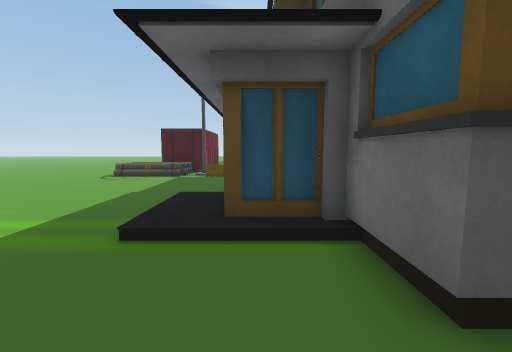
View 1 (above)

22 first-person views from a walk through a scene from a Unity 3-D project. The camera is 1.4 m above the floor, tilts 6° down and sees 90° across. The floor is counted in squares, 1 m on a side. Each view is taken from the middle of a square. On the plan, view 1 faces up. The plan holds only what a view shows up to about 13 squares ahead; the rest is blank. The place goes on beyond the plan.

View 2
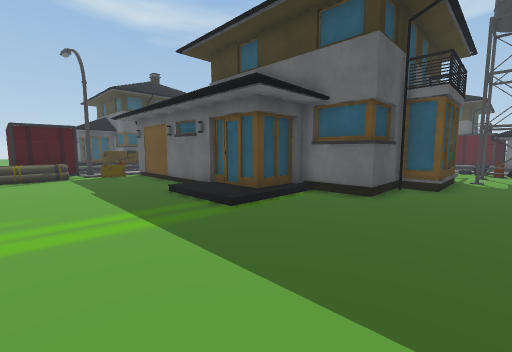

View 3
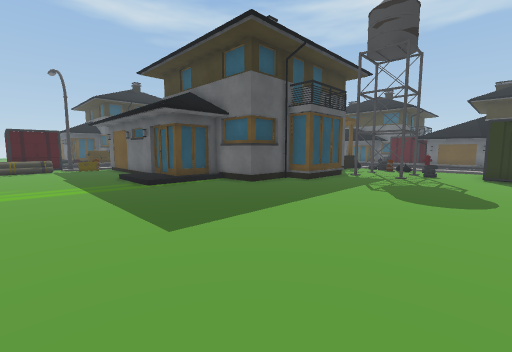

View 4
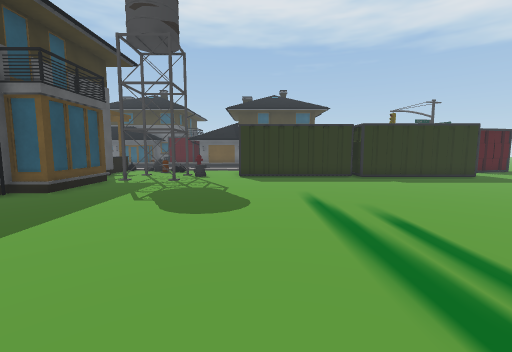

View 5
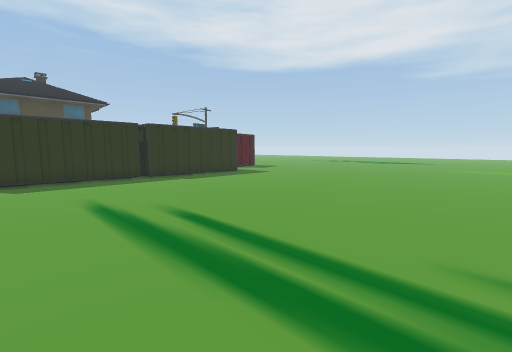

View 6
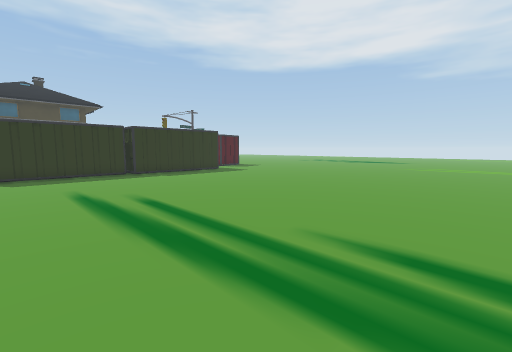

View 7
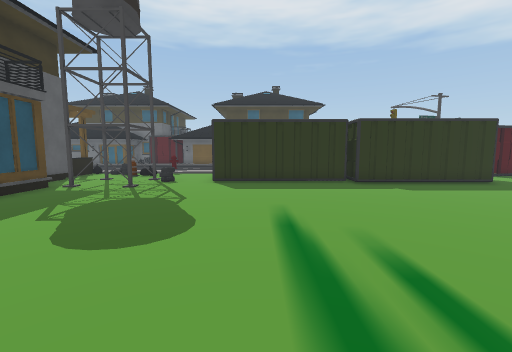

View 8
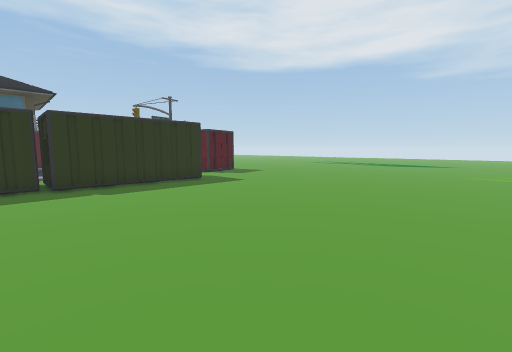

View 9
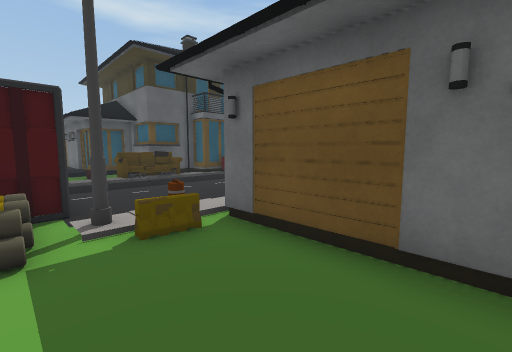

View 10
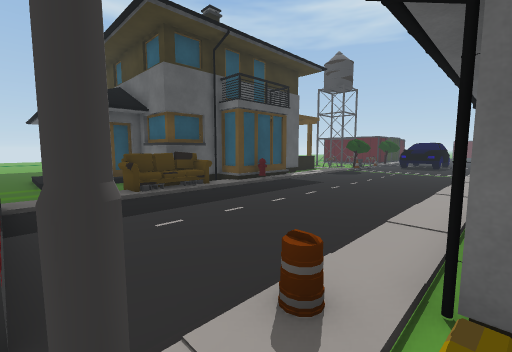

View 11
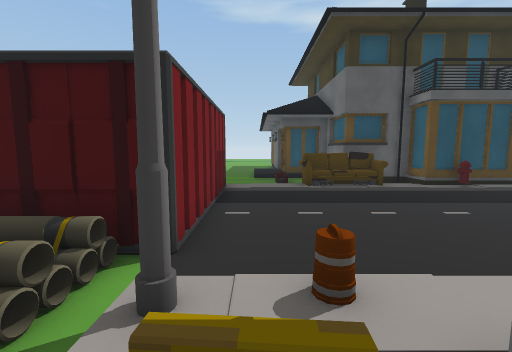

View 12
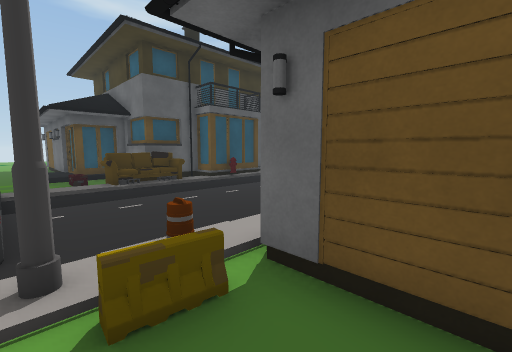

View 13
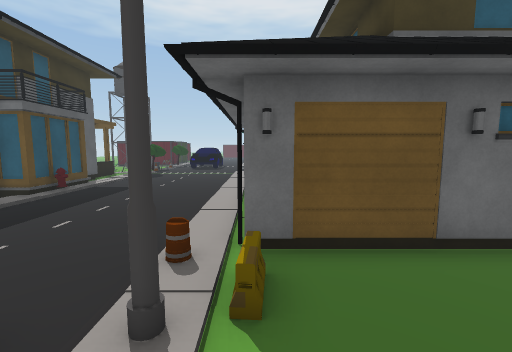

View 14
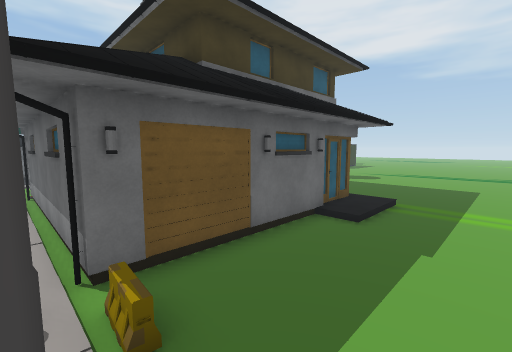

View 15
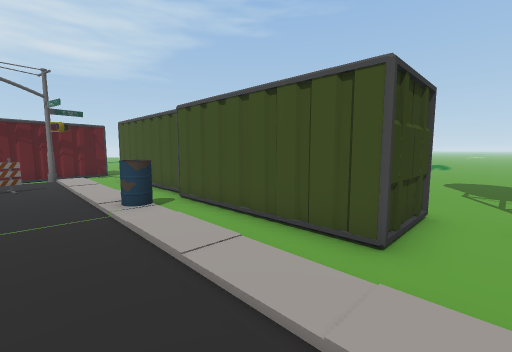

View 16
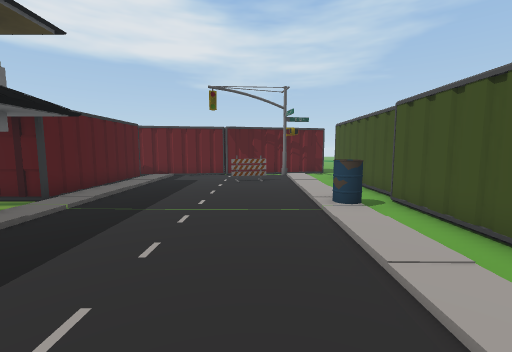

View 17
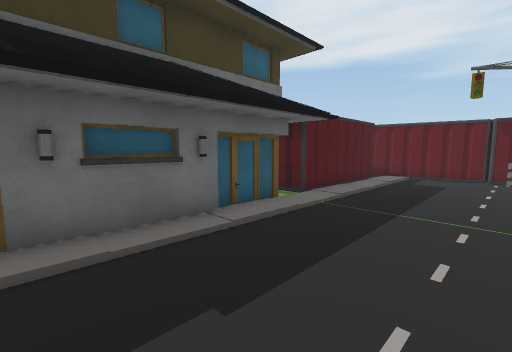

View 18
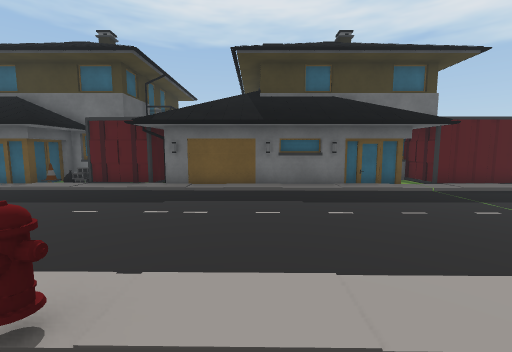

View 19
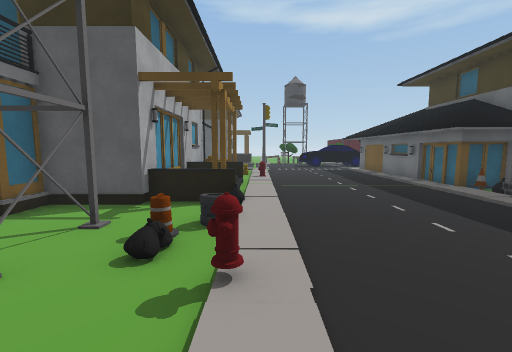

View 20
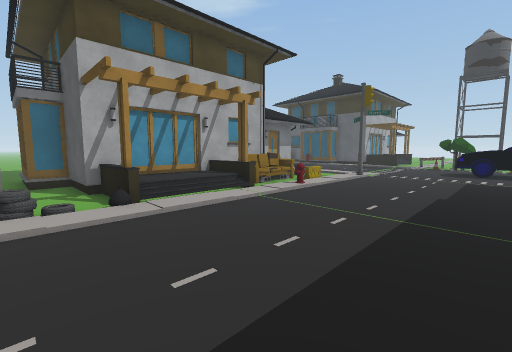

View 21
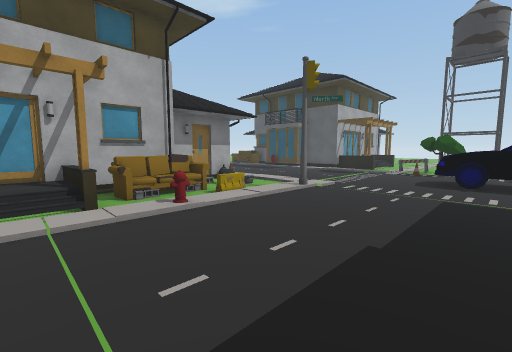

View 22
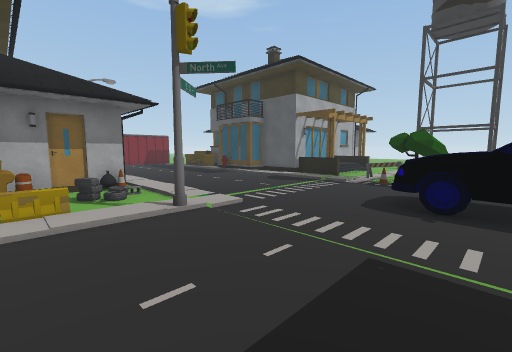

### Floor plan
Key: @ floor where view 1 was taken; # wall or solid block; . main floor; : floor 0.25 m higher than the main floor; + floor 0.5 m higher than the main floor; / step, stairs or slope; = window, fence, low wall or low ledge; O other object.
Columns run from 6 left of view 1 to 23 right of it. Each row starts with its distance up from view 1.
 24    .... #             O O
 23    ..O. ##          OOO O
 22    ...OO###         ..OO
 21    O::OOOO#O##.   ...OO
 20    #...........  ......
 19    #...................
 18    #...................
 17    #...................OOO
 16    #....................OO
 15  OOO......................
 14  /O#:O..::..::.O::........
 13 //O.O##########O/...O.....
 12 .....#        ##/O.:......
 11 .....#         #:.O:......
 10 .....#         #OOO.......
  9 .....#         ##O........
  8 .....#          #OOO......##
  7 ..../##         #OO:......##
  6 ..../:#         #//........#
  5 ..../:###       #+/........##
  4 ..../::/#       #+/:......:O##
  3 ........#       #+/:......:O
  2 ........###  ####=#........#
  1 ..........####.............##
  0 ......@...........O:......:O#
 -1 ................OO.:......:##
 -2 ................O..O.......#
 -3 ...............O...:......:#
 -4 ...................:......:#
 -5  ..............##O........##
 -6 . .............###........##
 -7  ..............###.:......##
 -8 ...............###.:......:#
 -9 ...............###.........#
-10 ...............###.O........
-11 ...............O#O.:......:###
-12 ...............###.:......:#
-13 ...............###.........#
-14 ...............###.........#
-15 ...............###.:.OO...:#
-16 ...............###.:......:#
-17 ...............O #.........#O

Positions as (right, up) in squares from view 1, and headings:
1: (0, 0), facing up
2: (-6, -1), facing up-right
3: (-6, -6), facing up-right
4: (-4, -6), facing right
5: (-4, -6), facing down-right
6: (-6, -6), facing down-right
7: (-2, -7), facing right
8: (-2, -10), facing down-right
9: (-4, 9), facing up-right
10: (-3, 13), facing up-right
11: (-2, 12), facing up
12: (-3, 11), facing up-right
13: (-5, 13), facing right
14: (-5, 14), facing down-right
15: (15, -4), facing down-left
16: (15, -4), facing down
17: (16, -4), facing down-right
18: (11, -4), facing right
19: (13, -5), facing up
20: (19, 0), facing up-left
21: (19, 5), facing up-left
22: (19, 10), facing up-left
